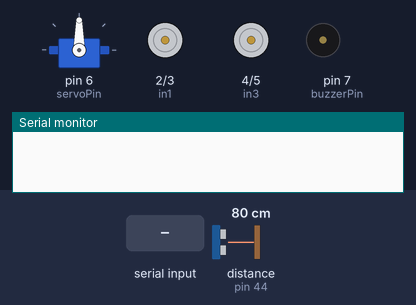
The sketch below on a simulated Arduino Mega 2560, built with avr-gcc and run on an emulated ATmega2560. On the bench: servo, motor-driver pin pairs drawn as motors (green arrow = first pin HIGH = forward, orange = second pin HIGH = backward, longer = more drive), buzzer (waves = sounding), the last lines printed to the serial monitor. Inputs (shaded band) come from the test bench; at power-on: distance to the obstacle (sensor on pin 44) 80 cm. The echo pulse lasts 58.3 µs per cm.

Above: at 1.2 s.
1.3 s: "F" received over Serial
At 2.5 s:
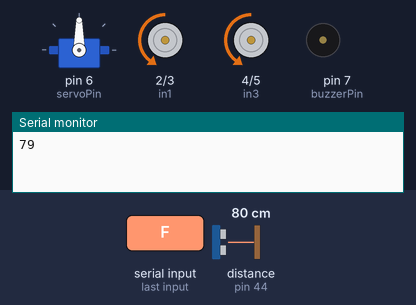
2.8 s: "B" received over Serial
At 3.6 s:
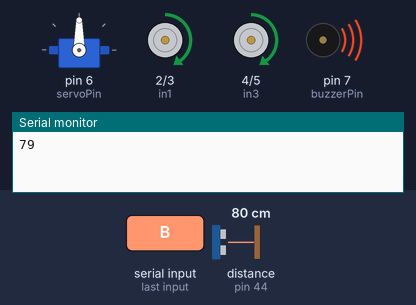
4.3 s: "L" received over Serial
At 4.7 s:
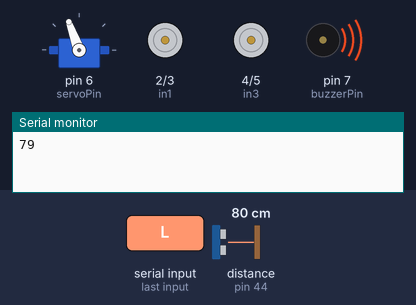
5.8 s: "R" received over Serial
At 7.0 s:
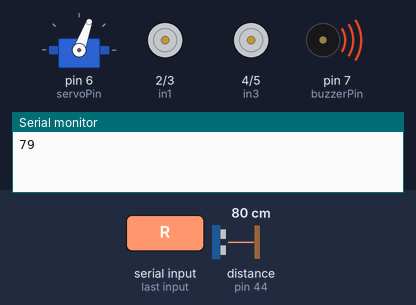
7.3 s: "G" received over Serial
At 8.4 s:
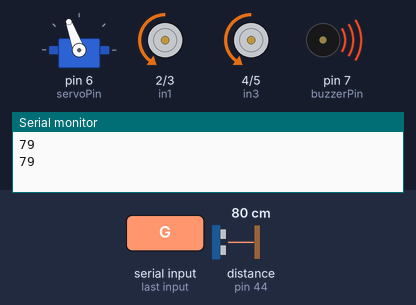
8.8 s: "I" received over Serial
At 9.5 s:
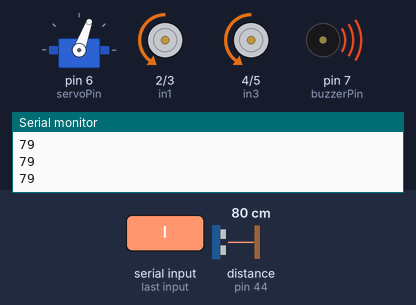
Timing chart, 0 to 11.3 s (numbered marks = the images above; inputs shaded):
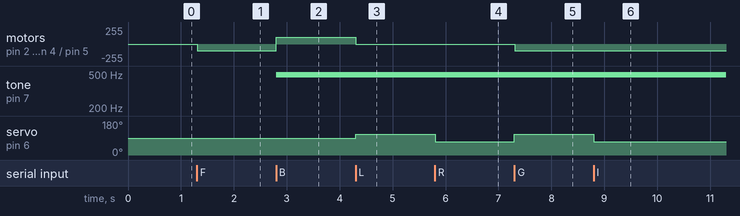

Measured:
- after the input at 1.3 s, motor on pin 2 (in1) / pin 3 (in2), motor on pin 4 (in3) / pin 5 (in4): stopped → backward 100/255 at once
- after the input at 2.8 s, motor on pin 2 (in1) / pin 3 (in2), motor on pin 4 (in3) / pin 5 (in4): backward 100/255 → forward 100/255 at once; tone on pin 7 (buzzerPin): silent → 490 Hz at once
- after the input at 4.3 s, motor on pin 2 (in1) / pin 3 (in2), motor on pin 4 (in3) / pin 5 (in4): forward 100/255 → stopped at once; servo on pin 6 (servoPin): 90° → 110° at once
- after the input at 5.8 s, servo on pin 6 (servoPin): 110° → 70° at once
- after the input at 7.3 s, motor on pin 2 (in1) / pin 3 (in2), motor on pin 4 (in3) / pin 5 (in4): stopped → backward 100/255 at once; servo on pin 6 (servoPin): 70° → 110° at once
- after the input at 8.8 s, servo on pin 6 (servoPin): 110° → 70° at once

The sketch:

sketch_jan20a.ino
```cpp
#include <Servo.h>

Servo servo;
const int servoPin = 6;

const int in1 = 2;
const int in2 = 3;
const int in3 = 4;
const int in4 = 5;

int speed = 100; // 0 - 255
int response;

const int trigPin = 42;
const int echoPin = 44;

const int buzzerPin = 7;

int distance = 0;

void setup()
{
  pinMode(in1, OUTPUT);
  pinMode(in2, OUTPUT);
  pinMode(in3, OUTPUT);
  pinMode(in4, OUTPUT);

  pinMode(servoPin, OUTPUT);

  pinMode(trigPin, OUTPUT);
  pinMode(echoPin, INPUT);

  pinMode(buzzerPin, OUTPUT);

  servo.attach(servoPin);
  servo.write(90);

  Serial.begin(9600);
}

void loop()
{
  if (Serial.available() > 0)
  {
    stop();

    response = Serial.read();

    switch (response)
    {
      case 'F':
        forward();
      break;

      case 'B':
        back();
        analogWrite(buzzerPin, 100);
      break;

      case 'L':
        left();
      break;

      case 'R':
        right();
      break;

      case 'G':
        left();
        forward();
      break;

      case 'I':
        right();
        forward();
      break;

      case 'H':
        back();
        left();
      break;

      case 'J':
        back();
        right();
      break;
    }
  }
}

void stop()
{
  analogWrite(in1, 0);
  analogWrite(in2, 0);
  analogWrite(in3, 0);
  analogWrite(in4, 0);
  servo.write(90);
  digitalWrite(buzzerPin, LOW);
}

void forward()
{
  digitalWrite(trigPin, LOW);
  delayMicroseconds(2);

  digitalWrite(trigPin, HIGH);
  delayMicroseconds(10);
  digitalWrite(trigPin, LOW);

  distance = pulseIn(echoPin, HIGH) * 0.017;

  Serial.println(distance);

  if (distance > 0 && distance < 4) analogWrite(buzzerPin, 127);

  analogWrite(in2, speed);
  analogWrite(in4, speed);
}

void back()
{
  analogWrite(in1, speed);
  analogWrite(in3, speed);
}

void left()
{
  servo.write(110);
}

void right()
{
  servo.write(70);
}
```
